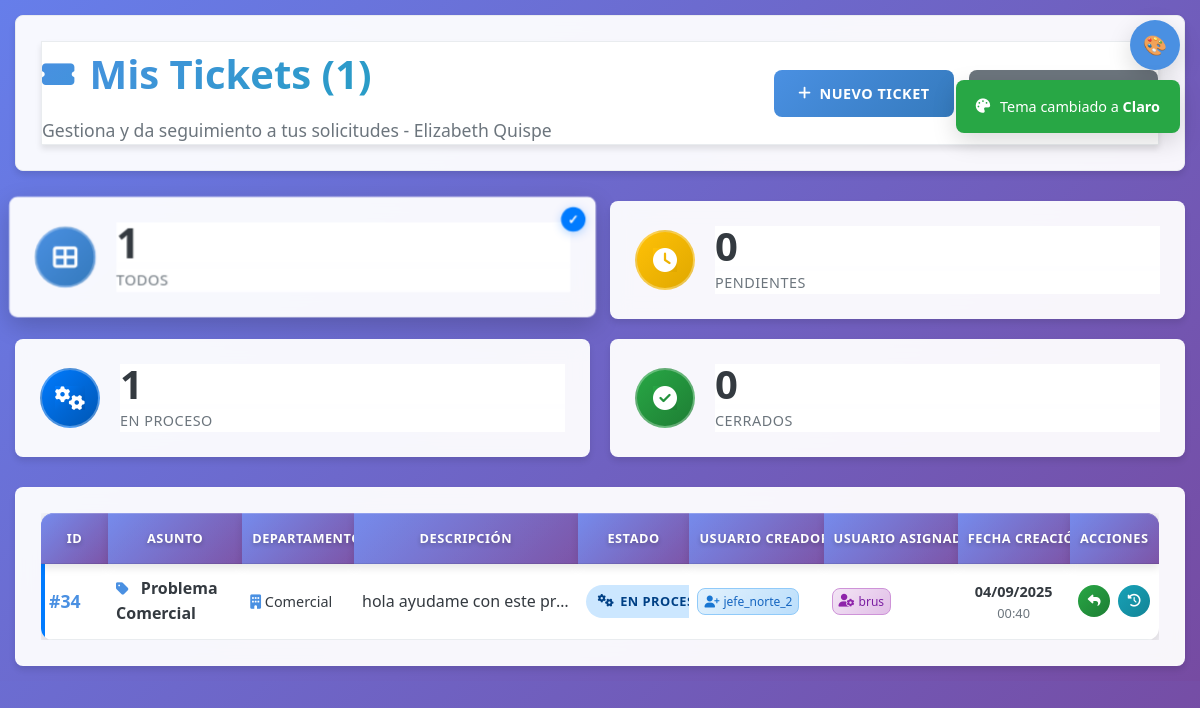
The app's page /Tickect/cliente/ver_tickets.php (signed in) with its own data.
### tables this page shows
CREATE TABLE `usuarios` (
  `id` int(11) NOT NULL,
  `usuario` varchar(50) NOT NULL,
  `nombre` varchar(100) DEFAULT NULL,
  `clave` varchar(100) NOT NULL,
  `rol` enum('admin','usuario','cliente') NOT NULL,
  `departamento_id` int(11) DEFAULT NULL,
  `jerarquia` enum('jefe_tienda','gerente_tienda','sub_gerente_tienda','asistente_tienda') DEFAULT NULL,
  `superior_id` int(11) DEFAULT NULL
);

CREATE TABLE `tickets` (
  `id` int(11) NOT NULL,
  `categoria_id` int(11) DEFAULT NULL,
  `descripcion` text NOT NULL,
  `imagenes_pegadas` text DEFAULT NULL,
  `estado` enum('pendiente','abierto','en_proceso','cerrado') DEFAULT 'pendiente',
  `tipo_solicitud` varchar(100) DEFAULT NULL,
  `fecha_creacion` timestamp NOT NULL DEFAULT current_timestamp(),
  `usuario_id` int(11) DEFAULT NULL,
  `departamento_id` int(11) NOT NULL,
  `cliente_id` int(11) DEFAULT NULL,
  `fecha_inicio` datetime DEFAULT NULL,
  `fecha_cierre` datetime DEFAULT NULL
);

CREATE TABLE `categorias` (
  `id` int(11) NOT NULL,
  `nombre` varchar(100) NOT NULL,
  `descripcion` text DEFAULT NULL,
  `color` varchar(7) DEFAULT '#4a90e2',
  `departamento_id` int(11) DEFAULT NULL,
  `fecha_creacion` timestamp NOT NULL DEFAULT current_timestamp()
);

CREATE TABLE `departamentos` (
  `id` int(11) NOT NULL,
  `nombre` varchar(100) NOT NULL,
  `tipo` enum('usuario','cliente') NOT NULL DEFAULT 'usuario'
);

### Tickect/cliente/ver_tickets.php (the view, shortened to what the rows shown need)
<?php
require_once '../includes/db.php';
require_once '../includes/funciones_mensajes.php';
require_once '../includes/funciones_jerarquias.php';
$usuario_id = $_SESSION['usuario_id'];
$page = isset($_GET['page']) ? max(1, (int)$_GET['page']) : 1;
$tickets_per_page = 15;
$usuario = obtenerJerarquiaUsuario($usuario_id);
if (!$usuario) {
    $error = "No se pudo obtener la información del usuario.";
    $tickets = [];
    $total_tickets = 0;
    $total_pages = 0;
    $mis_tickets_pendientes = 0;
    $mis_tickets_asignados = 0;
    $mis_tickets_cerrados = 0;
} else {
    if (empty($usuario['jerarquia'])) {
        $error = "No tienes una jerarquía asignada. Contacta al administrador.";
        $tickets = [];
        $total_tickets = 0;
        $total_pages = 0;
        $mis_tickets_pendientes = 0;
        $mis_tickets_asignados = 0;
        $mis_tickets_cerrados = 0;
    } else {
        $filtros = [];
        $tickets_visibles = obtenerTicketsVisibles($usuario_id, $filtros);
        $total_tickets = $tickets_visibles['total'];
        $offset = ($page - 1) * $tickets_per_page;
        $tickets = array_slice($tickets_visibles['tickets'], $offset, $tickets_per_page);
        $estadisticas = obtenerEstadisticasTickets($usuario_id);
    }
}
function getEstadoIcon($estado) {
    switch ($estado) {
        case 'en_proceso':
            return 'cogs';
    }
}
?>
<!DOCTYPE html>
<html lang="es">
<head>
    <link rel="stylesheet" href="../css/style_cliente_ver_tickets.css?v=<?php echo time(); ?>">
    <link rel="stylesheet" href="../css/themes.css">
    <link rel="stylesheet" href="../css/global-theme-styles.css">
    <link rel="stylesheet" href="https://cdnjs.cloudflare.com/ajax/libs/font-awesome/6.5.0/css/all.min.css">
</head>
<body>
    <div class="page-container">
        <div class="header-section">
            <div class="header-content">
                <div class="header-left">
                    <h1 class="page-title">
                        <i class="fas fa-ticket-alt"></i>
                        Mis Tickets (<?php echo $total_tickets; ?>)
                    </h1>
                    <p class="page-subtitle">Gestiona y da seguimiento a tus solicitudes - <?php echo htmlspecialchars($usuario['nombre'] ?? $usuario['usuario']); ?></p>
                </div>
            </div>
        </div>
        <div class="tickets-container">
            <?php if (count($tickets) === 0): ?>
                <div class="empty-state">
                    <div class="empty-icon">
                        <i class="fas fa-inbox"></i>
                    </div>
                    <h3>No tienes tickets registrados</h3>
                    <p>Comienza creando tu primera solicitud para obtener ayuda</p>
                    <a href="crear_ticket.php" class="btn btn-primary">
                        <i class="fas fa-plus"></i>
                        Crear mi primer ticket
                    </a>
                </div>
            <?php else: ?>
                <div class="table-container">
                    <table class="tickets-table">
                        <thead>
                            <tr>
                                <th>ID</th>
                                <th>Asunto</th>
                                <th>Departamento</th>
                                <th>Descripción</th>
                                <th>Estado</th>
                                <th>Usuario Creador</th>
                                <th>Usuario Asignado</th>
                                <th>Fecha Creación</th>
                                <th>Acciones</th>
                            </tr>
                        </thead>
                        <tbody>
                            <?php foreach ($tickets as $ticket): ?>
                                                                <tr class="ticket-row ticket-<?php echo $ticket['estado']; ?>">
                                    <td class="ticket-id">
                                        <span class="ticket-number">#<?php echo $ticket['id']; ?></span>
                                    </td>
                                    <td class="ticket-asunto">
                                        <i class="fas fa-tag"></i>
                                        <?php echo htmlspecialchars($ticket['categoria_nombre'] ?? 'Sin categoría'); ?>
                                    </td>
                                    <td class="ticket-departamento">
                                        <i class="fas fa-building"></i>
                                        <?php echo htmlspecialchars($ticket['departamento_nombre'] ?? 'Sin departamento'); ?>
                                    </td>
                                    <td class="ticket-descripcion" data-full="<?php
                                        require_once '../includes/funciones_mensajes.php';
                                        echo htmlspecialchars(limpiarMensajeParaVista($ticket['descripcion']));
                                    ?>">
                                        <div class="descripcion-content">
                                            <?php echo mostrarDescripcionSimple($ticket['descripcion']); ?>
                                        </div>
                                            <?php
                                            require_once '../includes/funciones_mensajes.php';
                                            ?>
                                    </td>
                                    <td class="ticket-estado">
                                        <span class="estado-badge estado-<?php echo $ticket['estado']; ?>"
                                              style="display: inline-flex; align-items: center; gap: 6px; padding: 6px 12px; border-radius: 20px; font-size: 0.8rem; font-weight: 600; text-transform: uppercase; letter-spacing: 0.5px; <?php
                                              switch($ticket['estado']) {
                                                  case 'en_proceso':
                                                      echo 'background-color: #cce7ff; color: #004085;';
                                                      break;
                                              }
                                              ?>">
                                            <i class="fas fa-<?php echo getEstadoIcon($ticket['estado']); ?>"></i>
                                            <?php echo ucfirst(str_replace('_', ' ', $ticket['estado'])); ?>
                                        </span>
                                    </td>
                                    <td class="ticket-creador">
                                        <?php if ($ticket['creador_nombre']): ?>
                                            <span class="usuario-creador">
                                                <i class="fas fa-user-plus"></i>
                                                <?php echo htmlspecialchars($ticket['creador_nombre']); ?>
                                            </span>
                                        <?php endif; ?>
                                    </td>
                                    <td class="ticket-usuario">
                                        <?php if ($ticket['asignado_nombre']): ?>
                                            <span class="usuario-asignado">
                                                <i class="fas fa-user-cog"></i>
                                                <?php echo htmlspecialchars($ticket['asignado_nombre']); ?>
                                            </span>
                                        <?php endif; ?>
                                    </td>
                                    <td class="ticket-fecha">
                                        <div class="fecha-info">
                                            <div class="fecha-dia"><?php echo date('d/m/Y', strtotime($ticket['fecha_creacion'])); ?></div>
                                            <div class="fecha-hora"><?php echo date('H:i', strtotime($ticket['fecha_creacion'])); ?></div>
                                        </div>
                                    </td>
                                    <td class="ticket-acciones">
                                        <div class="acciones-buttons">
                                            <?php if ($ticket['estado'] === 'en_proceso' || $ticket['estado'] === 'cerrado'): ?>
                                                <a href="responder_ticket.php?ticket_id=<?php echo $ticket['id']; ?>"
                                                   class="btn-action btn-responder"
                                                   title="Responder ticket">
                                                    <i class="fas fa-reply"></i>
                                                </a>
                                                <a href="../usuario/ver_historial.php?ticket_id=<?php echo $ticket['id']; ?>"
                                                   class="btn-action btn-historial"
                                                   title="Ver historial">
                                                    <i class="fas fa-history"></i>
                                                </a>
                                            <?php endif; ?>
                                        </div>
                                    </td>
                                </tr>
                            <?php endforeach; ?>
                        </tbody>
                    </table>
                </div>
            <?php endif; ?>
        </div>
    </div>
</body>
</html>

### records on screen
usuarios: nombre "Elizabeth Quispe"
tickets: id "34", categoria.nombre "Problema Comercial", departamento.nombre "Comercial", descripcion "hola ayudame con este pr…", estado "EN…", cliente.usuario "jefe_norte_2", usuario.usuario "brus", fecha_creacion "04/09/2025", fecha_creacion "00:40"

### other values on screen
$total_tickets "1"
$mis_tickets_pendientes "0"
$mis_tickets_asignados "1"
$mis_tickets_cerrados "0"
